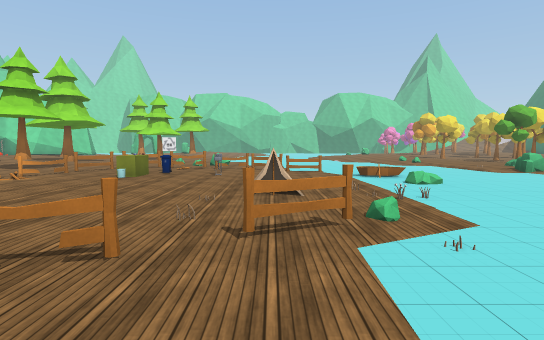
[1] (above)

20 first-person views from a walk through a scene from a Unity 3-D project. The camera is 1.5 m above the floor, tilts 4° down and sees 80° across. The floor is counted in squares, 2 m on a side. Each view is taken from the middle of a square. On the plan, view 1 faces up. The plan holds only what a view shows up to about 11 squares ahead; the rest is blank. The place goes on beyond the plan. The player character is not drawn. Some surface patterns are stand-ins.

[2]
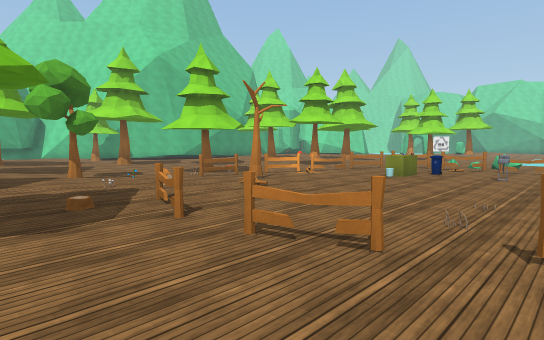

[3]
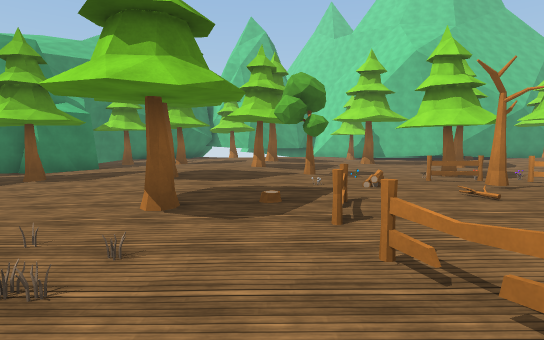

[4]
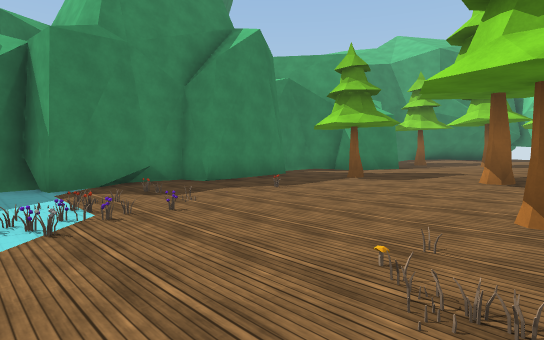

[5]
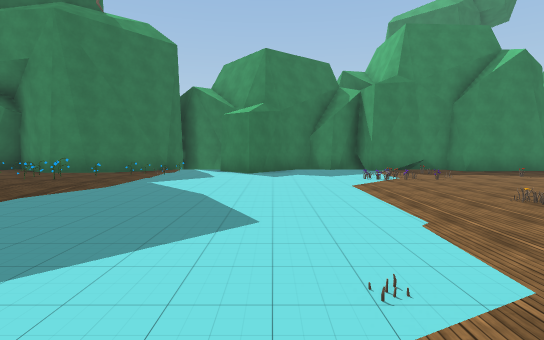

[6]
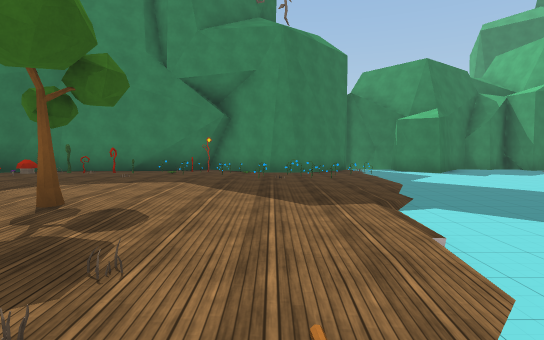

[7]
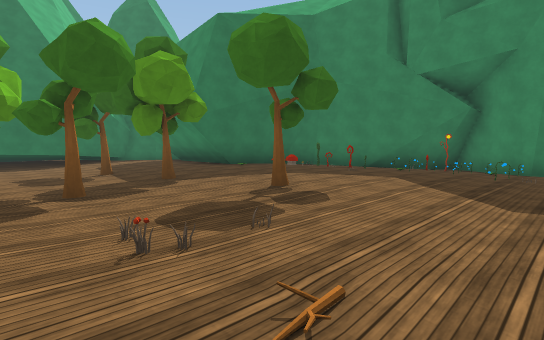

[8]
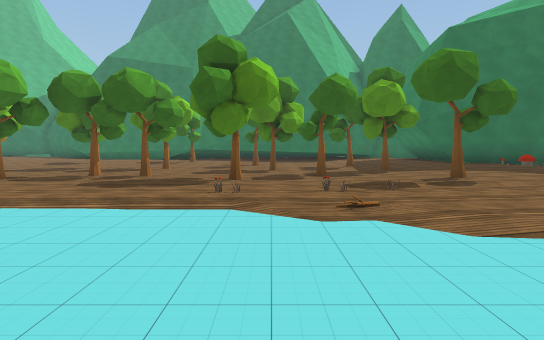

[9]
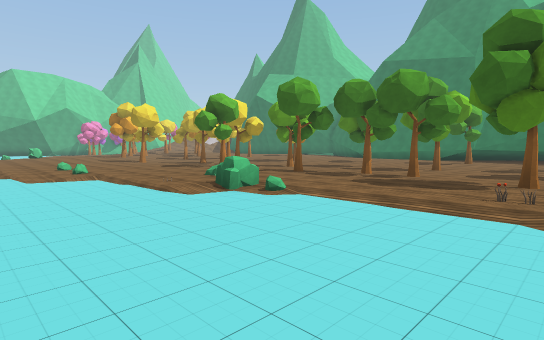

[10]
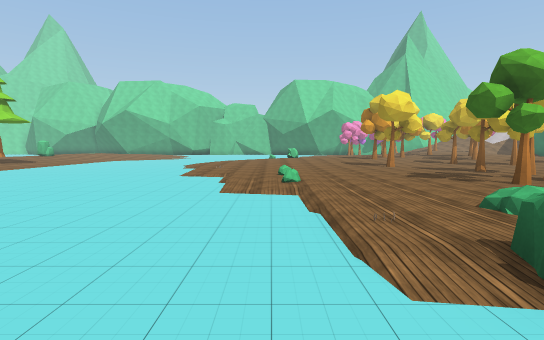

[11]
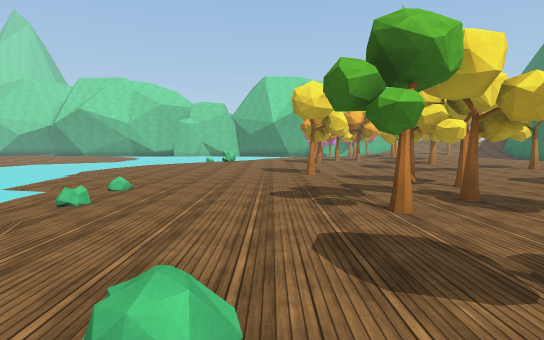

[12]
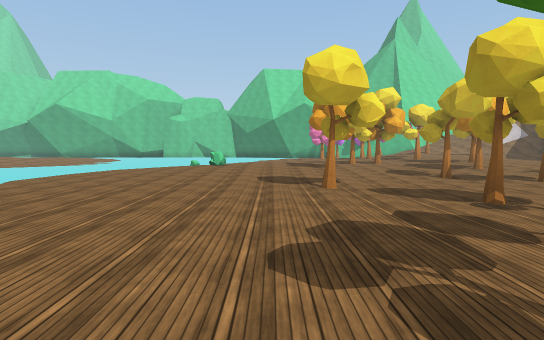

[13]
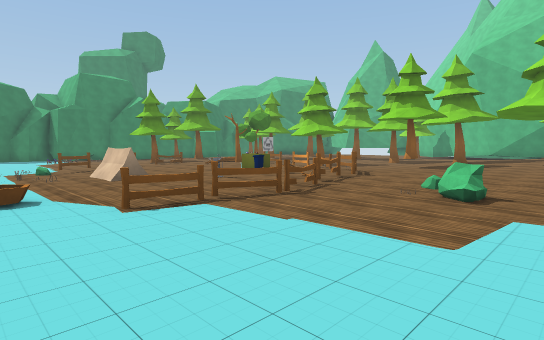

[14]
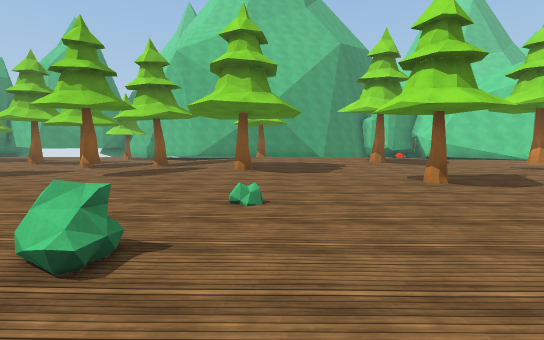

[15]
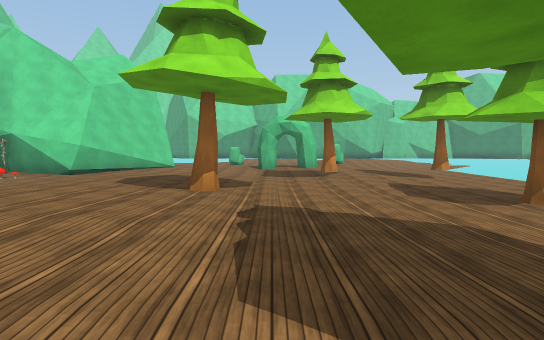

[16]
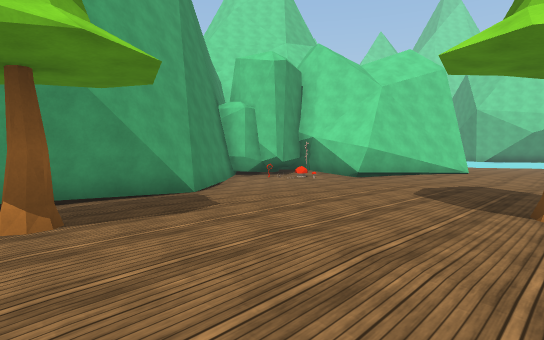

[17]
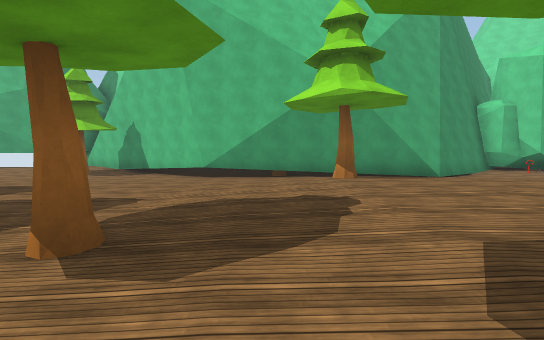

[18]
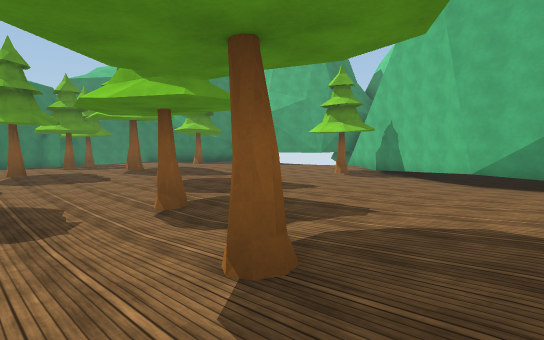

[19]
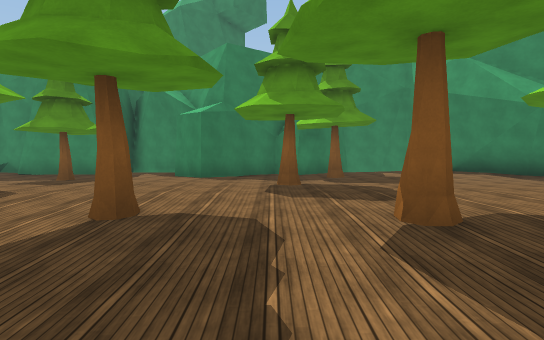

[20]
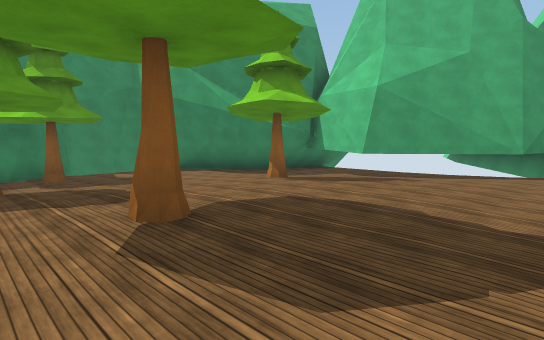

### Floor plan
Key: @ floor where view 1 was taken; # wall or solid block; . main floor; : floor 0.25 m higher than the main floor; - floor 0.25 m lower than the main floor; + floor 0.5 m higher than the main floor; / step, stairs or slope; T tree; F fence; R rock; B block; S sink; A boat; E tent; L flower; M mushroom; O other object.
Columns run from 21 left of view 1 to 15 right of it. Each row starts with its distance up from view 1.
 24       #...            -- ...::::T....
 23   #####......:./----  ---...::::....T
 22   R.##.......:./----   --...:::......
 21   ROO..:::..T/..T--   ---....:...--T.
 20  #R.O.::::.......-    ---.......----T
 19  ##-./:::::......--------......T-----
 18   #/.//:::T......--------.......-T---
 17   ##///++::....T.---------......--T--
 16    ##./+++::......--------//....----
 15     #::+++:/......--------//.....T-
 14     #.T+++:::.....---------/....T--
 13     # ::++:::T....-R--------.....-O--
 12    O./:::::::......O--------.....----
 11    #-..::/:.........--------O...T---T
 10   ##-......T.T...OFFFFF------R...----
  9   #--......----.F...---------R...T--T
  8  ##--.....T----.F.B.S---A----/...T---
  7  #---.....----OF..B.----:----/...----
  6   T--.....---TOF....-EO------OO.T----
  5    --...O.-----F....-EOO-----/..--- T
  4   ........-----FT..-O--------LO.-T---
  3 ...........---O//..-OFF--  -/.O..----
  2 #..::::.....-T..OFFFF-O-----......T..
  1 #..::::T...T...../----------....T....
  0 #...::::.........T-OO@------.........
 -1 #-..T::.......T..-OO-------/....:::::
 -2 #--......T.......-----------OO..:::O#
 -3 #--.............----LO------OOOOOO.M#
 -4 ###.. .---....T--OOOOOL----OOO..O.O##
 -5   ##. -T---#------OOO------O-#OO####
 -6    #  ----##-----------##--######
 -7       ##################  ##   #

Where each view was taken, in squares from view 1:
view 1: 0 up, 0 right, facing up
view 2: 0 up, 0 right, facing up-left
view 3: 1 up, 0 right, facing left
view 4: 0 up, 0 right, facing down-left
view 5: 4 up, 2 right, facing down
view 6: 5 up, 8 right, facing down
view 7: 5 up, 7 right, facing down-right
view 8: 5 up, 4 right, facing right
view 9: 5 up, 4 right, facing up-right
view 10: 8 up, 6 right, facing up
view 11: 10 up, 9 right, facing up
view 12: 13 up, 9 right, facing up
view 13: 14 up, 3 right, facing down-left
view 14: 14 up, 0 right, facing left
view 15: 12 up, 10 left, facing up
view 16: 13 up, 11 left, facing up-left
view 17: 12 up, 8 left, facing left
view 18: 12 up, 9 left, facing down-left
view 19: 4 up, 12 left, facing down
view 20: 4 up, 12 left, facing down-left
